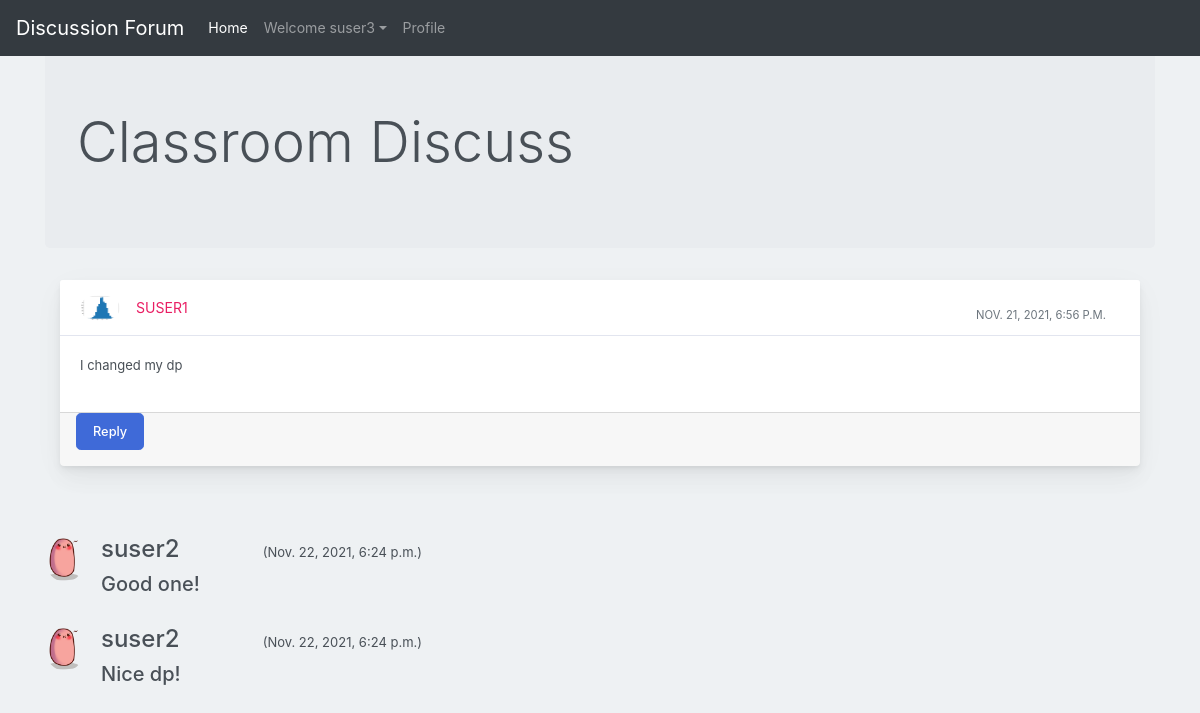
The page /post/4 (signed in) on the database its author committed.
### users/models.py (models this page shows)
class User(AbstractUser):
    email = models.EmailField()
    is_student = models.BooleanField(default=False)
    is_teacher = models.BooleanField(default=False)

### discuss/models.py (models this page shows, shortened)
class Post(models.Model):
    user1 = models.ForeignKey(User, on_delete=models.CASCADE, default=1)
    post_id = models.AutoField
    post_content = models.TextField()
    timestamp= models.DateTimeField(default=now)
    image = models.ImageField(upload_to="images",default="")
    def get_reply_item_url(self):
        return reverse("discuss:add-reply", kwargs={
            'post_id' : self.id
        })

class Replie(models.Model):
    user = models.ForeignKey(User, on_delete=models.CASCADE, default=1)
    reply_id = models.AutoField
    reply_content = models.TextField()
    post = models.ForeignKey(Post, on_delete=models.CASCADE, default='')
    timestamp= models.DateTimeField(default=now)
    image = models.ImageField(upload_to="images",default="")

### discuss/views.py (the view)
# urls.py: path('post/<post_id>', views.post_detail, name='post-detail'),
def post_detail(request, post_id):
    post = Post.objects.get(id=post_id)
    replies = Replie.objects.filter(post = post).order_by("-timestamp")
    context = {
        "replies" : replies,
        "post" : post,
    }
    return render(request, 'discuss/post_detail.html', context)

### templates/discuss/post_detail.html (shortened to what this page needs)
{% extends 'discuss/basic.html' %}
{% load crispy_forms_tags %}
{% block homeactive %} active {% endblock homeactive %}-->
{% block content %}
<div class="container my-4">
<div class="jumbotron">
    <h1 class="display-4">Classroom Discuss</h1>
    </div>
    <div class="container-fluid mt-10">
      <div class="row">
          <div class="col-md-12">
              <div class="card mb-4">
                  <div class="card-header">
                      <div class="media flex-wrap w-100 align-items-center"> <img src="/media/{{post.image}}"
                              class="d-block ui-w-40 rounded-circle" alt="">
                          <div class="media-body ml-3"> <a href="#" data-abc="true">{{post.user1}}</a>
                          </div>
                          <div class="text-muted small ml-3">
                            <div class="px-4 pt-3">{{post.timestamp}} </div>
                          </div>
                      </div>
                  </div>
                  <div class="card-body">
                      <p>{{post.post_content}}</p>
                  </div>
                  <div class="card-footer d-flex flex-wrap justify-content-between align-items-center px-3 pt-0 pb-3">
                    <a class="btn btn-primary btn-lg" data-toggle="modal" href="{{post.get_reply_item_url}}">Reply</a>
                </div>
              </div>
          </div>
      </div>
  </div>
</div>
{% for reply in replies %}
<br>
<div class="container">
<div class="media">
    <img class="mr-3 rounded-circle" src="/media/{{reply.image}}" alt="." width="30px" height="30px">
    <div class="media-body">
      <h4 class="mt-0">{{reply.user}}	&nbsp;	&nbsp;	&nbsp;	&nbsp;	&nbsp;	&nbsp;  <span><small style="font-size: 13px;">({{reply.timestamp}})</small></span></h4>
      <h5>{{reply.reply_content}}</h5>
    </div>
  </div>
</div>
{% endfor %}
  {% endblock content %}

### templates/discuss/basic.html (shortened to what this page needs)
{% load static %}
<!doctype html>
<html lang="en">
  <head>
    <link rel="stylesheet" href="https://stackpath.bootstrapcdn.com/bootstrap/4.2.1/css/bootstrap.min.css">
    <link rel="stylesheet" type="text/css" href=" {% static 'discuss/block.css' %} ">
  </head>
  <body>
    <nav class="navbar navbar-expand-lg navbar-dark bg-dark fixed-top">
  <a class="navbar-brand" href="{% url 'discuss:forum-home' %}">Discussion Forum</a>
  <div class="collapse navbar-collapse" id="navbarSupportedContent">
    <ul class="navbar-nav mr-auto">
      <li class="nav-item {% block homeactive %} {% endblock homeactive %} ">
        <a class="nav-link" href="/">Home </a>
      </li>
      {% if user.is_authenticated %}
<ul class="navbar-nav mr-2">
<li class="nav-item dropdown">
<a class="nav-link dropdown-toggle" href='#' id="navbarDropdown" role="button" data-toggle="dropdown"> Welcome {{request.user}}</a>
<div class="dropdown-menu" aria-labelledby="navbarDropdown">
      <li class="nav-item {% block profileactive %} {% endblock profileactive %}">
        <a class="nav-link" href="#">Profile</a>
      </li>
        </div>
      </li>
      {% endif %}
    </ul>
  </div>
</nav>
<br>
</body>
{% block content %}{% endblock content%}
</html>

### discuss/static/discuss/block.css (style rules this page uses)
body { margin: 0; font-family: -apple-system, BlinkMacSystemFont, "Segoe UI", Roboto, "Helvetica Neue", Arial, "Noto Sans", sans-serif, "Apple Color Emoji", "Segoe UI Emoji", "Segoe UI Symbol", "Noto Color Emoji"; font-size: .88rem; font-weight: 400; line-height: 1.5; color: #495057; text-align: left; background-color: #eef1f3 }
.card { box-shadow: 0 0.46875rem 2.1875rem rgba(4, 9, 20, 0.03), 0 0.9375rem 1.40625rem rgba(4, 9, 20, 0.03), 0 0.25rem 0.53125rem rgba(4, 9, 20, 0.05), 0 0.125rem 0.1875rem rgba(4, 9, 20, 0.03); border-width: 0; transition: all .2s }
.card-header:first-child { border-radius: calc(.25rem - 1px) calc(.25rem - 1px) 0 0 }
.card-header { display: flex; align-items: center; border-bottom-width: 1px; padding-top: 0; padding-bottom: 0; padding-right: .625rem; height: 3.5rem; text-transform: uppercase; background-color: #fff; border-bottom: 1px solid rgba(26, 54, 126, 0.125) }
.btn-primary { color: #fff; background-color: #3f6ad8; border-color: #3f6ad8 }
.btn { font-size: 0.8rem; font-weight: 500; outline: none !important; position: relative; transition: color 0.15s, background-color 0.15s, border-color 0.15s, box-shadow 0.15s }
.card-body { flex: 1 1 auto; padding: 1.25rem }
.card-body p { font-size: 13px }
a { color: #E91E63; text-decoration: none !important; background-color: transparent }
.media img { width: 40px; height: auto }

### rows shown on the page
User: user "suser3"
Post: image (picture), user1 "SUSER1", timestamp "NOV. 21, 2021, 6:56 P.M.", post_content "I changed my dp"
Replie: image (picture), user "suser2", timestamp "Nov. 22, 2021, 6:24 p.m.", reply_content "Good one!"
Replie: image (picture), user "suser2", timestamp "Nov. 22, 2021, 6:24 p.m.", reply_content "Nice dp!"
